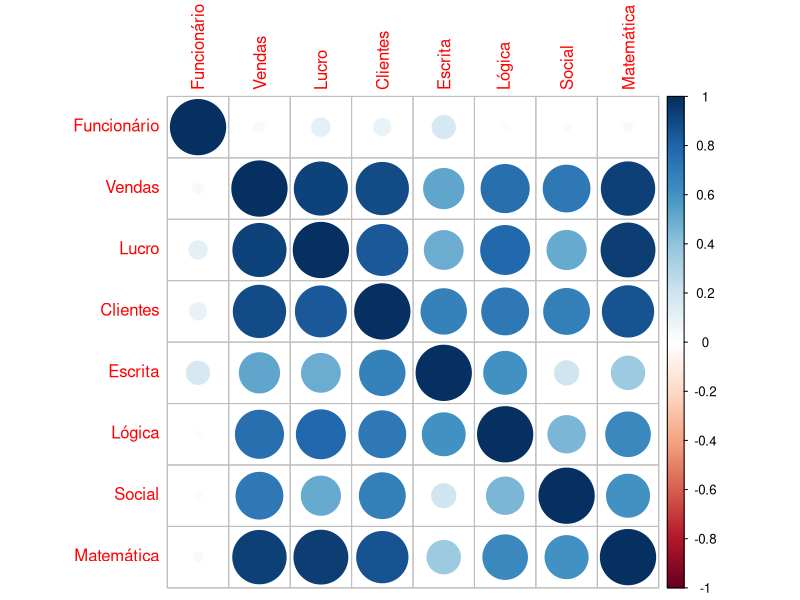
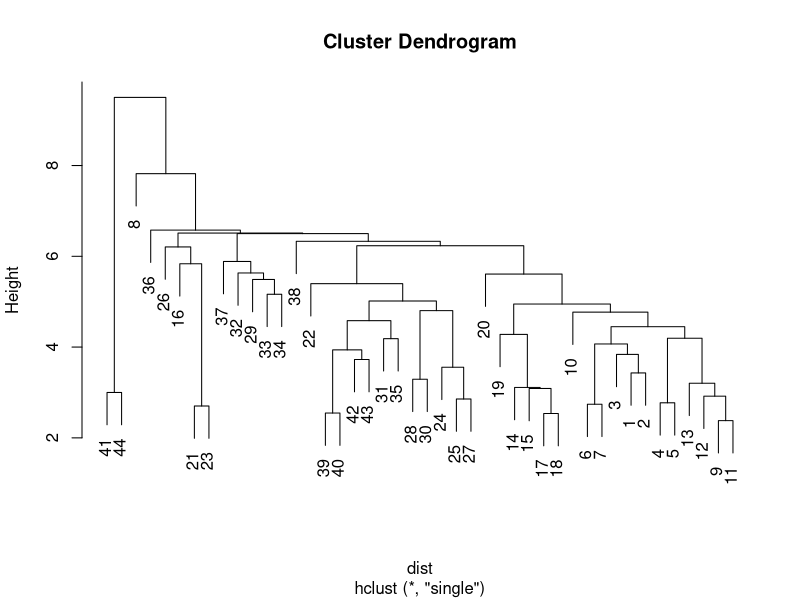
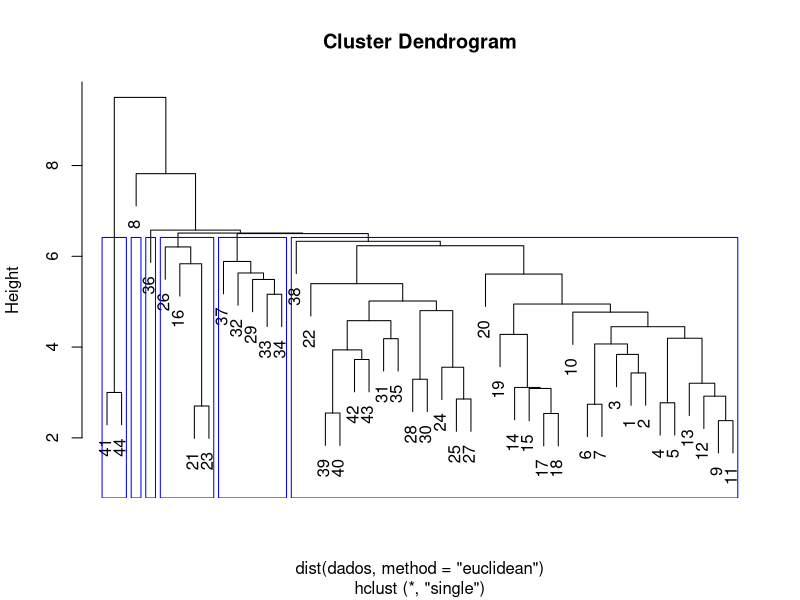
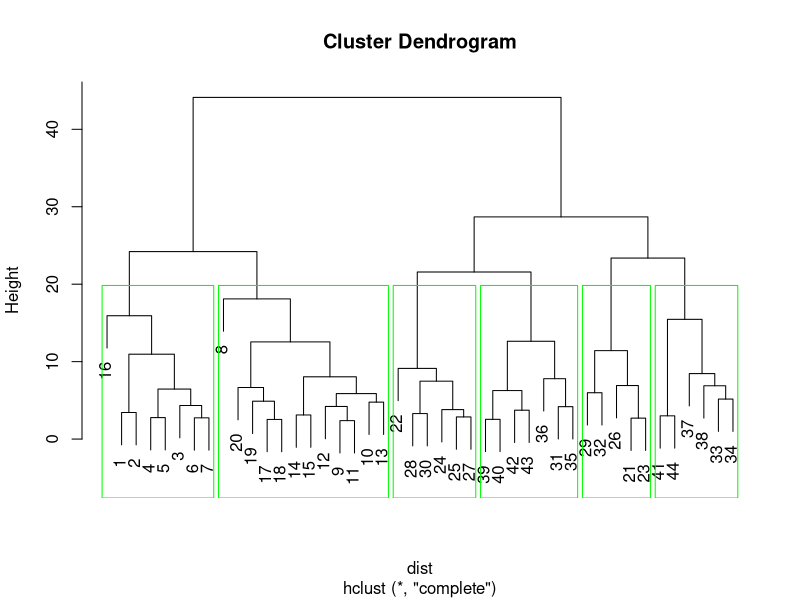
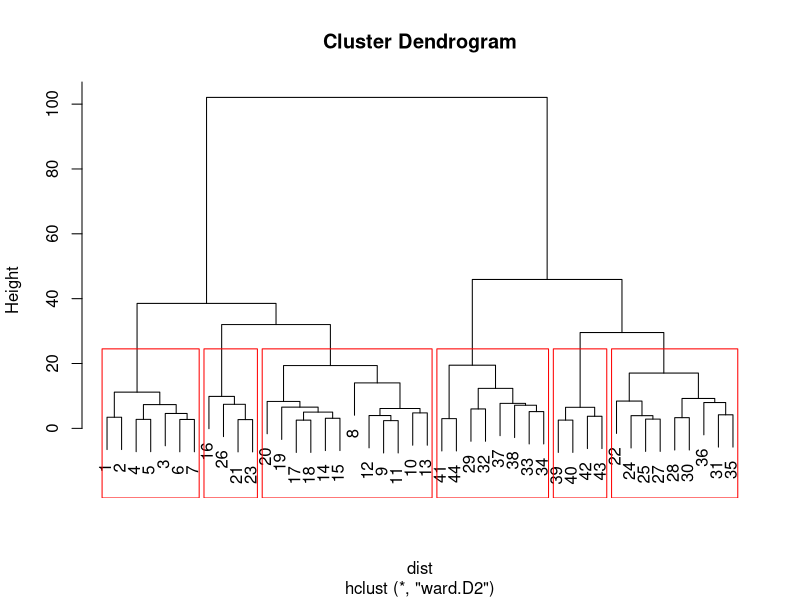

Reproduce these figures in R, in order. (Note: this script raises an error after producing the figures.)
## ---- chunk 1
knitr::opts_chunk$set(echo = TRUE)
## ---- chunk 2
#Carreganod os dados
dados <- read.csv2("Dados_Vendas.csv", header=T, stringsAsFactors = F)
head(dados)
## ---- chunk 3
summary(dados)
## ---- chunk 4
require(corrplot)
names(dados) <- names(dados)
corrplot(cor(dados))
  
## ---- chunk 5
k = 6
## ---- chunk 6
dist <- dist(dados,method = "euclidean" ,diag=T, upper=T)  
## ---- chunk 7
clusters <- hclust(dist, "single")
plot(clusters)
## ---- chunk 8

dend1.1=hclust(dist(dados, method = "euclidean"),"single") # method - o metodo utilizado (completa, simples, ward...)
plot(dend1.1)
rect.hclust(dend1.1, k = 6, border = "blue")

dend1.2=hclust(dist,"complete") # method - o metodo utilizado (completa, simples, ward...)
plot(dend1.2)
rect.hclust(dend1.2, k = 6, border = "green")

dend1.3=hclust(dist,"ward.D2") # method - o metodo utilizado (completa, simples, ward...)
plot(dend1.3)
rect.hclust(dend1.3, k = 6, border = "red")

## ---- chunk 9

dados_clusters <- cbind(dados,grupo=cutree(dend1.3,h=6))
head(dados_clusters)
## ---- chunk 10
kmeans_out1 <- kmeans(dados,centers = 4)
kmeans_out2 <- kmeans(dados,centers = 5)
kmeans_out3 <- kmeans(dados,centers = 6)
sizes <- list(size_4clusters = kmeans_out1$size,size_5clusters = kmeans_out2$size,size_6clusters = kmeans_out3$size);sizes
## ---- chunk 11
plot(dados3, col = cl3$cluster)
points(kmeans_out$centers,pch=19,col=2)
